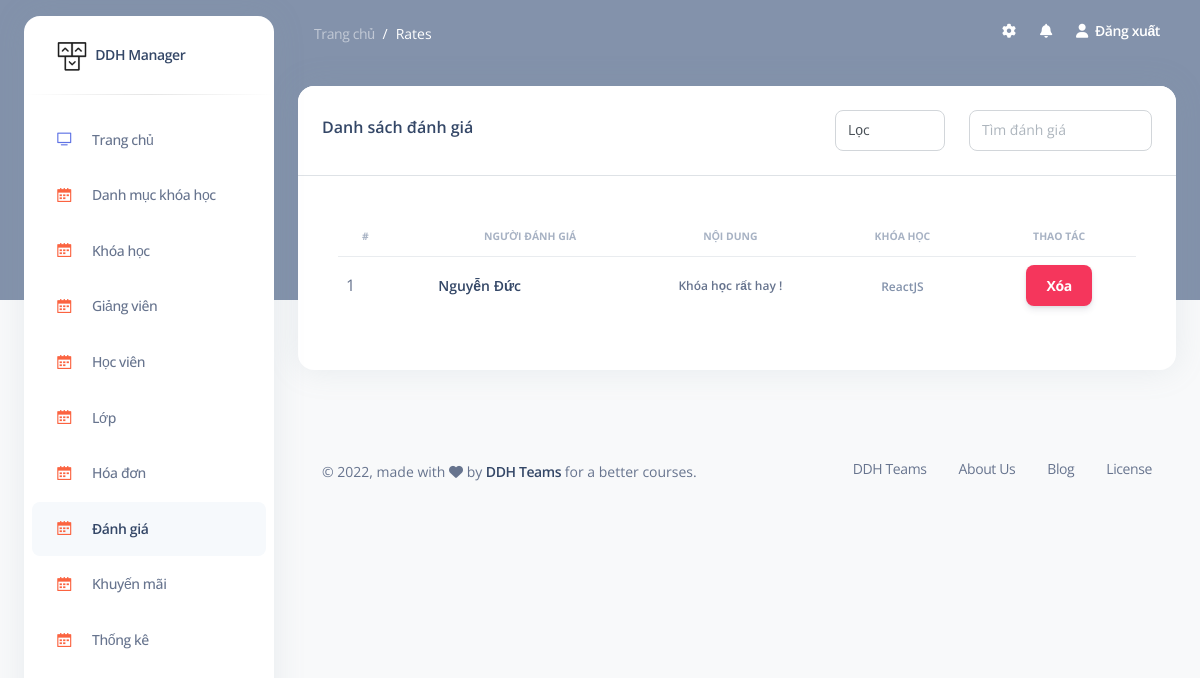
The page /admin/rates (signed in) on the database its author committed.
### tables this page shows
CREATE TABLE `rate_courses` (
                                `id` int NOT NULL,
                                `rate` float DEFAULT NULL,
                                `content_rate` text,
                                `id_course` int DEFAULT NULL,
                                `id_student` int DEFAULT NULL
);

CREATE TABLE `students` (
                            `id` int NOT NULL,
                            `name_student` varchar(255) DEFAULT NULL,
                            `username_student` varchar(255) DEFAULT NULL,
                            `email_student` varchar(255) DEFAULT NULL,
                            `phone_student` varchar(255) DEFAULT NULL,
                            `password_student` varchar(255) DEFAULT NULL,
                            `image_student` varchar(255) DEFAULT NULL,
                            `role` tinyint DEFAULT '1',
                            `created_at` timestamp NULL DEFAULT NULL,
                            `updated_at` timestamp NULL DEFAULT NULL,
                            `status_student` tinyint DEFAULT '0'
);

CREATE TABLE `courses` (
                           `id` int NOT NULL,
                           `name_course` varchar(255) DEFAULT NULL,
                           `price_course` int DEFAULT NULL,
                           `image_course` varchar(255) DEFAULT NULL,
                           `status_course` tinyint DEFAULT '0',
                           `description_course` text,
                           `quote` text,
                           `discount` smallint DEFAULT '0',
                           `created_at` timestamp NULL DEFAULT NULL,
                           `updated_at` timestamp NULL DEFAULT NULL,
                           `id_category` int DEFAULT NULL
);

### models/admin/rates.php (called while the page is built, shortened)
<?php
    function get_all_cmt(){
        $sql = 'SELECT *, rate_courses.id as id_cmt
        FROM rate_courses
        INNER JOIN courses ON rate_courses.id_course = courses.id
        INNER JOIN students ON rate_courses.id_student = students.id
        ';
        return query($sql);
    }
?>

### models/process_db.php (called while the page is built, shortened)
<?php
    function connect(){
        $conn = null;
        try {
            $conn = new PDO("mysql:host=".DB_HOST.";dbname=".DB_NAME."", DB_USER, DB_PASS);
            $conn->setAttribute(PDO::ATTR_ERRMODE, PDO::ERRMODE_EXCEPTION);
        }catch(PDOException $e){
            echo "Connection failed: " . $e->getMessage();
        }
        return $conn;
    }
    function query($sql){
        $sql_args = array_slice(func_get_args(), 1);
        try {
            $stmt = connect()->prepare($sql);
            $stmt->execute($sql_args);
            $rows = $stmt->fetchAll();
            return $rows;
        } catch (PDOException $e) {
            throw $e;
        }
    }
?>

### views/admin/rates/read.php (the view, shortened to what this page needs)
<section class="container-fluid py-4">
    <div class="row">
        <div class="col-12">
            <div class="card mb-4">
                <div class="card-header border-bottom">
                    <div class="d-flex justify-content-between align-items-center">
                        <h6>Danh sách đánh giá</h6>
                        <div class="d-flex justify-content-between align-items-center gap-4">
                            <form action="<?= RATES ?>">
                                <select onchange="this.form.submit()" class="form-control" name="c">
                                    <option value="all" <?= isset($_GET['c']) ? "" : "disabled" ?> selected>Lọc</option>
                                </select>
                            </form>
                            <form action="<?= RATES ?>" class="d-flex justify-content-center align-items-center">
                                <input type="search" name="s" class="form-control" placeholder="Tìm đánh giá" value="<?= isset($_GET['s']) ? $_GET['s'] : "" ?>">
                            </form>
                        </div>
                    </div>
                </div>
                <div class="card-body ">
                    <div class="table-responsive p-3">
                        <table class="table align-items-center " id="examplee">
                            <thead>
                                <tr>
                                    <th class="text-uppercase text-secondary text-xxs font-weight-bolder opacity-7">#</th>
                                    <th class="text-center text-uppercase text-secondary text-xxs font-weight-bolder opacity-7">Người đánh giá</th>
                                    <th class="text-center text-uppercase text-secondary text-xxs font-weight-bolder opacity-7">Nội dung</th>
                                    <th class="text-center text-uppercase text-secondary text-xxs font-weight-bolder opacity-7">Khóa học</th>
                                    <th class="text-center text-uppercase text-secondary text-xxs font-weight-bolder opacity-7">Thao tác</th>
                                </tr>
                            </thead>
                            <tbody>
                            <?php if(!empty($read_comment)){ ?>
                                <?php foreach ($read_comment as $keys => $values): ?>
                                    <tr>
                                        <td><?= $keys + 1?></td>
                                        <td>
                                            <div class="d-flex px-2 py-1">
                                                <div class="d-flex flex-column justify-content-center">
                                                    <h6 class="mb-0 text-sm"><?= $values['name_student'] ?></h6>
                                                </div>
                                            </div>
                                        </td>
                                        <td class="text-center"><p class="text-xs text-center font-weight-bold mb-0"><?= $values['content_rate'] ?></p></td>
                                        <td class="align-middle text-center">
                                            <span class="text-secondary text-xs font-weight-bold"><?= $values['name_course'] ?></span>
                                        </td>
                                        <td class="align-middle text-center d-flex justify-content-center align-items-center">
                                            <span class="text-secondary text-xs font-weight-bold">
                                                <form action="<?= RATES ?>/destroy/<?= $values['id_cmt'] ?>" method="post">
                                                    <button onclick="return confirm('Bạn muốn xóa đánh giá ?')" class="btn btn-danger m-0" >Xóa</button>
                                                </form>
                                            </span>
                                        </td>
                                    </tr>
                                <?php endforeach; ?>
                            <?php } ?>
                            </tbody>
                        </table>
                    </div>
                </div>
            </div>
        </div>
    </div>
</section>

### admin.php (style rules this page uses)
.btn { margin-bottom: 0 !important; }

### rows shown on the page
rate_courses: id_student.name_student "Nguyễn Đức", content_rate "Khóa học rất hay !", id_course.name_course "ReactJS"

### other values the page prints
$_GET['module'] "Rates"
